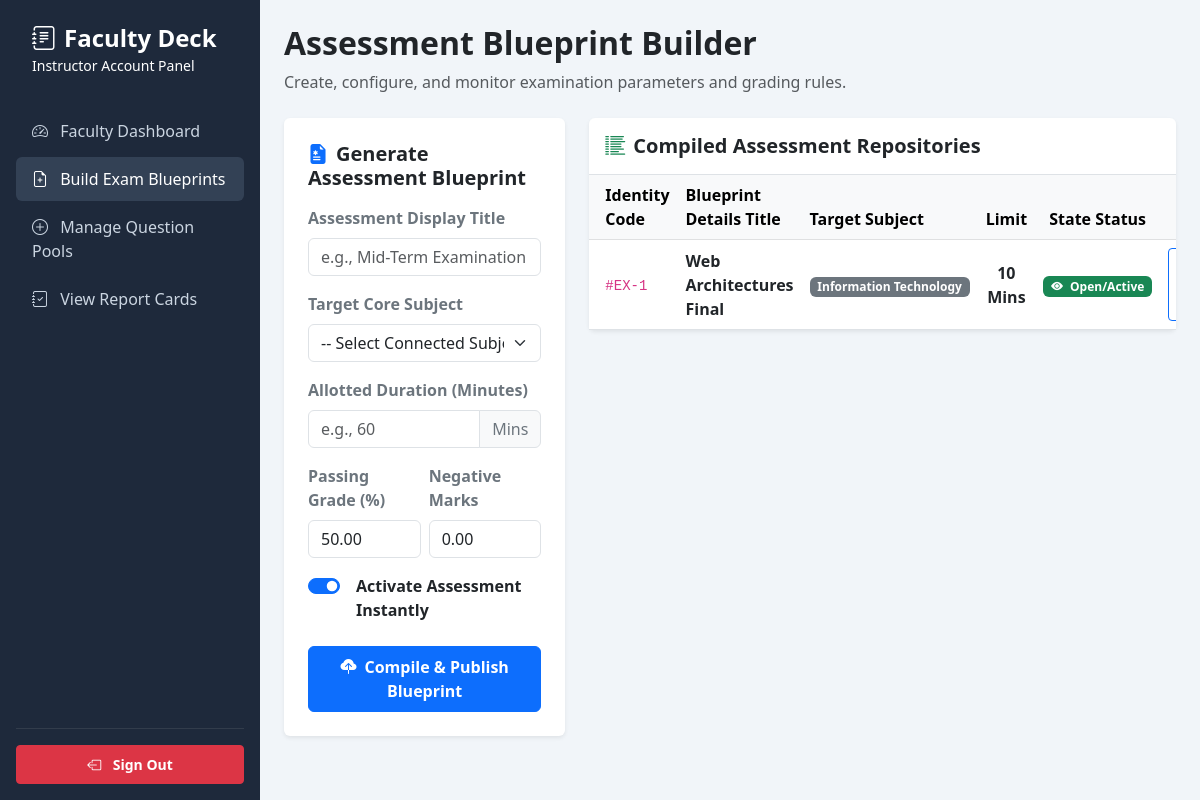
Page /create_exam.php (signed in) on the committed database.
### tables this page shows
CREATE TABLE exams (
    id INT AUTO_INCREMENT PRIMARY KEY,
    subject_id INT NOT NULL,
    title VARCHAR(150) NOT NULL,
    duration INT NOT NULL,  
    pass_percentage DECIMAL(5,2) DEFAULT 50.00,
    negative_marking DECIMAL(3,2) DEFAULT 0.00,  
    is_active TINYINT(1) DEFAULT 1,
    created_by INT NOT NULL,
    FOREIGN KEY (subject_id) REFERENCES subjects(id) ON DELETE CASCADE,
    FOREIGN KEY (created_by) REFERENCES users(id) ON DELETE CASCADE
);

CREATE TABLE subjects (
    id INT AUTO_INCREMENT PRIMARY KEY,
    subject_name VARCHAR(100) NOT NULL UNIQUE
);

### create_exam.php (the view, shortened to what this page needs)
<?php
require_once './db.php';
$exams = $pdo->query("SELECT e.*, s.subject_name FROM exams e JOIN subjects s ON e.subject_id = s.id ORDER BY e.id DESC")->fetchAll();
?>
<!DOCTYPE html>
<html lang="en">
<head>
    <link href="https://cdn.jsdelivr.net/npm/bootstrap@5.3.0/dist/css/bootstrap.min.css" rel="stylesheet">
    <link href="https://cdn.jsdelivr.net/npm/bootstrap-icons@1.10.0/font/bootstrap-icons.css" rel="stylesheet">
</head>
<body>
<div class="d-flex">
    <div class="sidebar p-3 d-flex flex-column">
        <div class="px-3 py-2 mb-4">
            <h4 class="fw-bold mb-0 text-white"><i class="bi bi-journal-text me-2"></i>Faculty Deck</h4>
            <span class="text-slate-400 small">Instructor Account Panel</span>
        </div>
        <ul class="nav nav-pills flex-column mb-auto">
            <li><a href="teacher_dashboard.php" class="nav-link"><i class="bi bi-speedometer2 me-2"></i> Faculty Dashboard</a></li>
            <li><a href="create_exam.php" class="nav-link active"><i class="bi bi-file-earmark-plus me-2"></i> Build Exam Blueprints</a></li>
            <li><a href="add_questions.php" class="nav-link"><i class="bi bi-plus-circle me-2"></i> Manage Question Pools</a></li>
            <li><a href="view_student_results.php" class="nav-link"><i class="bi bi-journal-check me-2"></i> View Report Cards</a></li>
        </ul>
        <hr class="text-secondary">
        <a href="index.php" class="btn btn-danger btn-sm text-white w-100 fw-bold py-2"><i class="bi bi-box-arrow-left me-2"></i> Sign Out</a>
    </div>
    <div class="flex-grow-1 p-4 main-workspace">
        <div class="container-fluid p-0">
            <div class="mb-4">
                <h2 class="fw-bold text-dark">Assessment Blueprint Builder</h2>
                <p class="text-muted">Create, configure, and monitor examination parameters and grading rules.</p>
            </div>
            <div class="row g-4">
                <div class="col-xl-4 col-lg-5">
                    <div class="card border-0 shadow-sm p-4 bg-white">
                        <h5 class="fw-bold text-dark mb-3"><i class="bi bi-file-earmark-medical-fill text-primary me-2"></i>Generate Assessment Blueprint</h5>
                        <form action="" method="POST" autocomplete="off">
                            <div class="mb-3">
                                <label class="form-label text-secondary fw-bold">Assessment Display Title</label>
                                <input type="text" name="title" class="form-control" placeholder="e.g., Mid-Term Examination 2026" required>
                            </div>
                            <div class="mb-3">
                                <label class="form-label text-secondary fw-bold">Target Core Subject</label>
                                <select name="subject_id" class="form-select" required>
                                    <option value="" disabled selected>-- Select Connected Subject --</option>
                                </select>
                            </div>
                            <div class="mb-3">
                                <label class="form-label text-secondary fw-bold">Allotted Duration (Minutes)</label>
                                <div class="input-group">
                                    <input type="number" name="duration" class="form-control" min="1" max="480" placeholder="e.g., 60" required>
                                    <span class="input-group-text bg-light text-secondary">Mins</span>
                                </div>
                            </div>
                            <div class="row mb-3 g-2">
                                <div class="col-6">
                                    <label class="form-label text-secondary fw-bold">Passing Grade (%)</label>
                                    <input type="number" name="pass_percentage" class="form-control" min="1" max="100" step="0.01" value="50.00" required>
                                </div>
                                <div class="col-6">
                                    <label class="form-label text-secondary fw-bold">Negative Marks</label>
                                    <input type="number" name="negative_marking" class="form-control" min="0" max="10" step="0.01" value="0.00" required>
                                </div>
                            </div>
                            <div class="form-check form-switch mb-4">
                                <input class="form-check-input" type="checkbox" name="is_active" id="activeToggle" value="1" checked>
                                <label class="form-check-input-label text-dark fw-bold ms-2" for="activeToggle">Activate Assessment Instantly</label>
                            </div>
                            <button type="submit" class="btn btn-primary w-100 fw-bold py-2"><i class="bi bi-cloud-upload-fill me-2"></i>Compile & Publish Blueprint</button>
                        </form>
                    </div>
                </div>
                <div class="col-xl-8 col-lg-7">
                    <div class="card border-0 shadow-sm bg-white">
                        <div class="card-header bg-transparent py-3 border-bottom">
                            <h5 class="mb-0 fw-bold text-dark"><i class="bi bi-list-columns-reverse text-success me-2"></i>Compiled Assessment Repositories</h5>
                        </div>
                        <div class="table-responsive">
                            <table class="table table-hover align-middle mb-0 text-dark">
                                <thead class="table-light">
                                    <tr>
                                        <th class="ps-3">Identity Code</th>
                                        <th>Blueprint Details Title</th>
                                        <th>Target Subject</th>
                                        <th class="text-center">Limit</th>
                                        <th class="text-center">State Status</th>
                                        <th class="text-center pe-3">Control Operations</th>
                                    </tr>
                                </thead>
                                <tbody>
                                    <?php if(empty($exams)): ?>
                                        <tr>
                                            <td colspan="6" class="text-center py-4 text-muted">No configuration profiles have been declared inside this database schema instance.</td>
                                        </tr>
                                    <?php else: ?>
                                        <?php foreach($exams as $row): ?>
                                            <tr>
                                                <td class="ps-3"><code>#EX-<?= $row['id'] ?></code></td>
                                                <td><div class="fw-bold text-dark"><?= htmlspecialchars($row['title']) ?></div></td>
                                                <td><span class="badge bg-secondary"><?= htmlspecialchars($row['subject_name']) ?></span></td>
                                                <td class="text-center fw-bold text-dark"><?= $row['duration'] ?> Mins</td>
                                                <td class="text-center">
                                                    <?= $row['is_active'] == 1
                                                        ? '<span class="badge bg-success shadow-xs"><i class="bi bi-eye-fill me-1"></i> Open/Active</span>'
                                                        : '<span class="badge bg-warning text-dark shadow-xs"><i class="bi bi-eye-slash-fill me-1"></i> Hidden/Draft</span>'
                                                    ?>
                                                </td>
                                                <td class="text-center pe-3">
                                                    <div class="d-flex justify-content-center gap-1">
                                                        <a href="add_questions.php?exam_id=<?= $row['id'] ?>" class="btn btn-sm btn-outline-primary px-2 py-1" title="Append questions to this assessment layout">
                                                        </a>
                                                    </div>
                                                </td>
                                            </tr>
                                        <?php endforeach; ?>
                                    <?php endif; ?>
                                </tbody>
                            </table>
                        </div>
                    </div>
                </div>
            </div>
        </div>
    </div>
</div>
</body>
</html>

### create_exam.php (style rules this page uses)
body { background-color: #f1f5f9; }
.sidebar { min-width: 260px; max-width: 260px; background: #1e293b; min-height: 100vh; color: #fff; }
.sidebar .nav-link { color: #cbd5e1; border-radius: 6px; margin-bottom: 4px; padding: 10px 16px; text-decoration: none; display: block; }
.sidebar .nav-link:hover, .sidebar .nav-link.active { background: #334155; color: #fff; }
.main-workspace { overflow-y: auto; max-height: 100vh; }

### rows in the picture
exams: id "1", title "Web Architectures Final", subject.subject_name "Information Technology", duration "10", is_active 1 (drawn)
